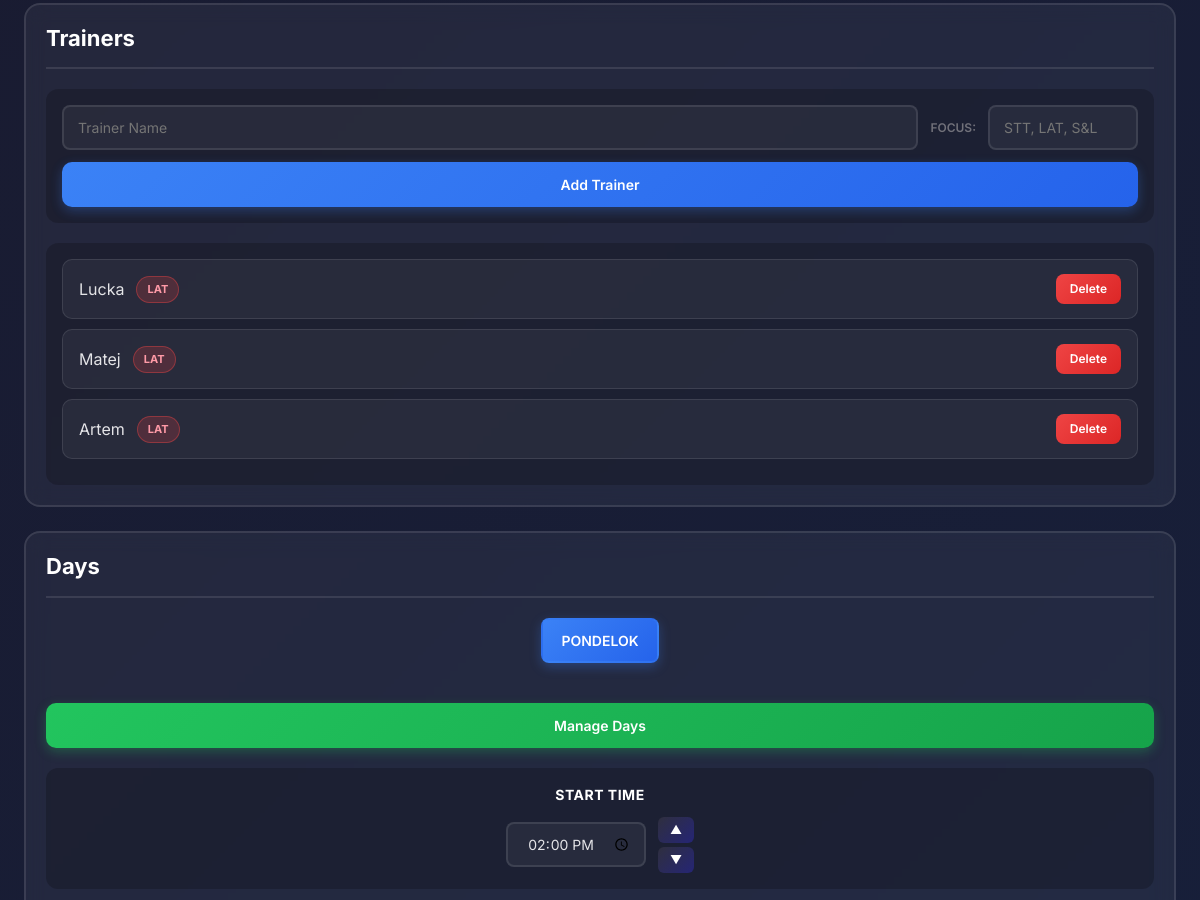
The page /club/16/ (signed in, middle part) on the database as committed earlier.
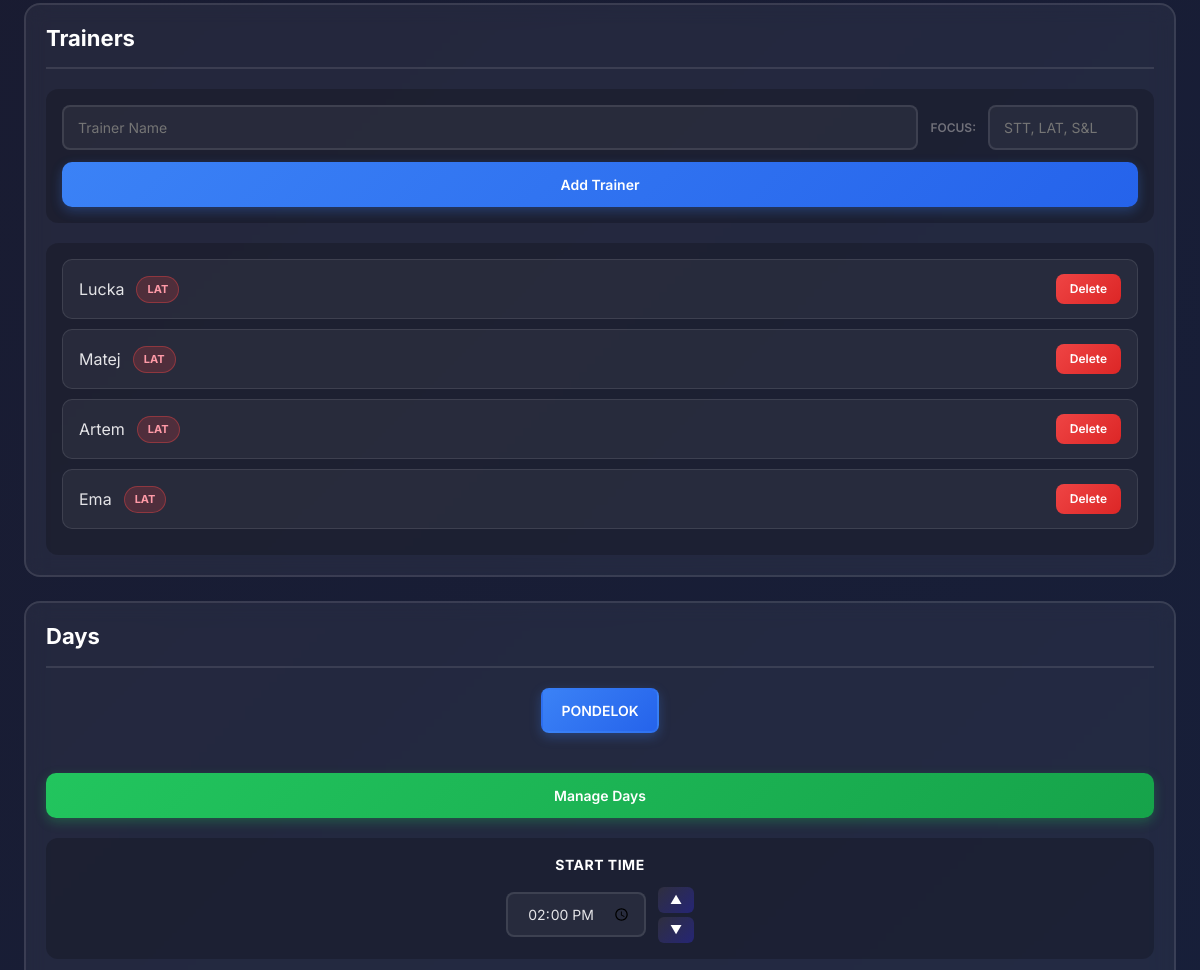
The same page on the database as committed later.
### main/models.py (models this page shows, shortened)
class Trainer(models.Model):
    club = models.ForeignKey(Club, on_delete=models.CASCADE, related_name='trainer', null=True, blank=True)
    user = models.ForeignKey(User, on_delete=models.CASCADE, related_name='trainer')
    name = models.CharField(max_length = 200)
    group_lesson = models.ManyToManyField('GroupLesson', related_name='trainer', blank=True)
    start_time = models.TimeField()
    end_time = models.TimeField()
    focus = models.CharField(max_length=10, default="S&L")

class Day(models.Model):
    club = models.ForeignKey(Club, on_delete=models.CASCADE, related_name="day", blank=True, null=True)
    user = models.ForeignKey(User, on_delete=models.CASCADE, related_name='day')
    name = models.CharField(max_length=200)
    couples = models.ManyToManyField('Couple', related_name='days', blank=True)
    start_time = models.TimeField(default=time(8,0))
    end_time = models.TimeField(default=time(21,0))
    trainers = models.ManyToManyField('Trainer', related_name='day', blank=True)

### main/views.py (the view)
# urls.py: path('', views.couples_groups, name='home'),
@login_required
def couples_groups(request, club_id):
    trainers = request.user.trainer.all() # get all trainers from database
    groups = request.user.owned_groups.all()
    days = request.user.day.all()
    club = get_object_or_404(Club, id=club_id, club_owner=request.user)
    return render(request, 'calendar_view.html', {'groups':groups, 'trainers':trainers, 'days':days, 'club':club})

### main/templatetags/availability_tags.py (called while the page is built)
@register.filter
def trainer_start_for_day(day, trainer):
    try:
        availability = TrainerDayAvailability.objects.get(day=day, trainer=trainer)
        return availability.start_time
    except TrainerDayAvailability.DoesNotExist:
        return day.start_time

@register.filter
def trainer_end_for_day(day, trainer):
    try:
        availability = TrainerDayAvailability.objects.get(day=day, trainer=trainer)
        return availability.end_time
    except TrainerDayAvailability.DoesNotExist:
        return day.end_time

### main/templates/calendar_view.html (shortened to what the changed rows need)
<!DOCTYPE html>
{% load availability_tags %}
<html lang="en">
<head>
    <link href="https://cdn.jsdelivr.net/npm/bootstrap@5.3.0/dist/css/bootstrap.min.css" rel="stylesheet">
</head>
<body>
    <div class="main-container">
        <div class="left-section">
            <div class="panel">
                <h2>Trainers</h2>
                <div class="couples-list" style="margin-top: 20px;">
                    {% for trainer in trainers %}
                    <div class="couple-item">
                        <div>
                            <span class="editable-trainer" contenteditable="true"
                                  data-trainer-id="{{ trainer.id }}"
                                  data-original="{{ trainer.name }}"
                                  data-club-id="{{club.id}}"
                                  title="Click to edit; Enter to save">{{ trainer.name }}</span>
                            {% if trainer.focus %}
                                {% if trainer.focus|upper == "STT" %}
                                    <span class="focus-badge focus-stt editable-trainer-focus"
                                          contenteditable="true"
                                          data-trainer-id="{{ trainer.id }}"
                                          data-club-id="{{club.id}}"
                                          data-original="{{ trainer.focus }}"
                                          title="Click to edit; Enter to save">{{ trainer.focus }}</span>
                                {% elif trainer.focus|upper == "LAT" %}
                                    <span class="focus-badge focus-lat editable-trainer-focus"
                                          contenteditable="true"
                                          data-trainer-id="{{ trainer.id }}"
                                          data-club-id="{{club.id}}"
                                          data-original="{{ trainer.focus }}"
                                          title="Click to edit; Enter to save">{{ trainer.focus }}</span>
                                {% endif %}
                            {% endif %}
                        </div>
                        <form method="POST" action="{% url 'delete_trainer' trainer_id=trainer.id club_id=club.id%}" style="margin: 0;">
                            <button type="submit" class="btn-delete">Delete</button>
                        </form>
                    </div>
                    {% empty %}
                    <p style="color: #71717a; text-align: center; padding: 20px;">No Trainers Added</p>
                    {% endfor %}
                </div>
            </div>
        </div>
        <div class="right-section">
            <div class="panel">
                <h2>Days</h2>
                <nav aria-label="Day Navigation">
                    <ul class="nav">
                        {% for day in days %}
                        <li class="nav-item">
                            <a class="nav-link {% if forloop.first %}active{% endif %}"
                               data-day-id="{{ day.id }}"
                               id="tab-day-{{ day.id }}">{{ day.name }}</a>
                        </li>
                        {% empty %}
                        <li class="nav-item">
                            <span class="nav-link">No Days</span>
                        </li>
                        {% endfor %}
                    </ul>
                </nav>
                {% for day in days %}
                <div class="day-content {% if forloop.first %}active{% endif %}" id="day-{{ day.id }}">
                    <div class="time-window">
                        <div class="time-block">
                            <p class="time-title">Start Time</p>
                            <div class="time-input-wrap">
                                <input type="time"
                                       id="start-{{ day.id }}"
                                       name="start_time"
                                       data-day-id="{{ day.id }}"
                                       data-club-id="{{ club.id }}"
                                       value="{{ day.start_time|time:'H:i' }}"
                                       step="900">
                                <div class="time-buttons">
                                    <button type="button" data-club-id="{{club.id}}" class="btn btn-sm btn-primary time-step" data-target="start-{{ day.id }}" data-delta="15">▲</button>
                                    <button type="button" data-club-id="{{club.id}}" class="btn btn-sm btn-primary time-step" data-target="start-{{ day.id }}" data-delta="-15">▼</button>
                                </div>
                            </div>
                        </div>
                    </div>
                </div>
                {% endfor %}
            </div>
        </div>
    </div>
</body>
</html>

Rows that differ between the two databases and show on the page:
added Trainer: name "Ema", focus "LAT"
